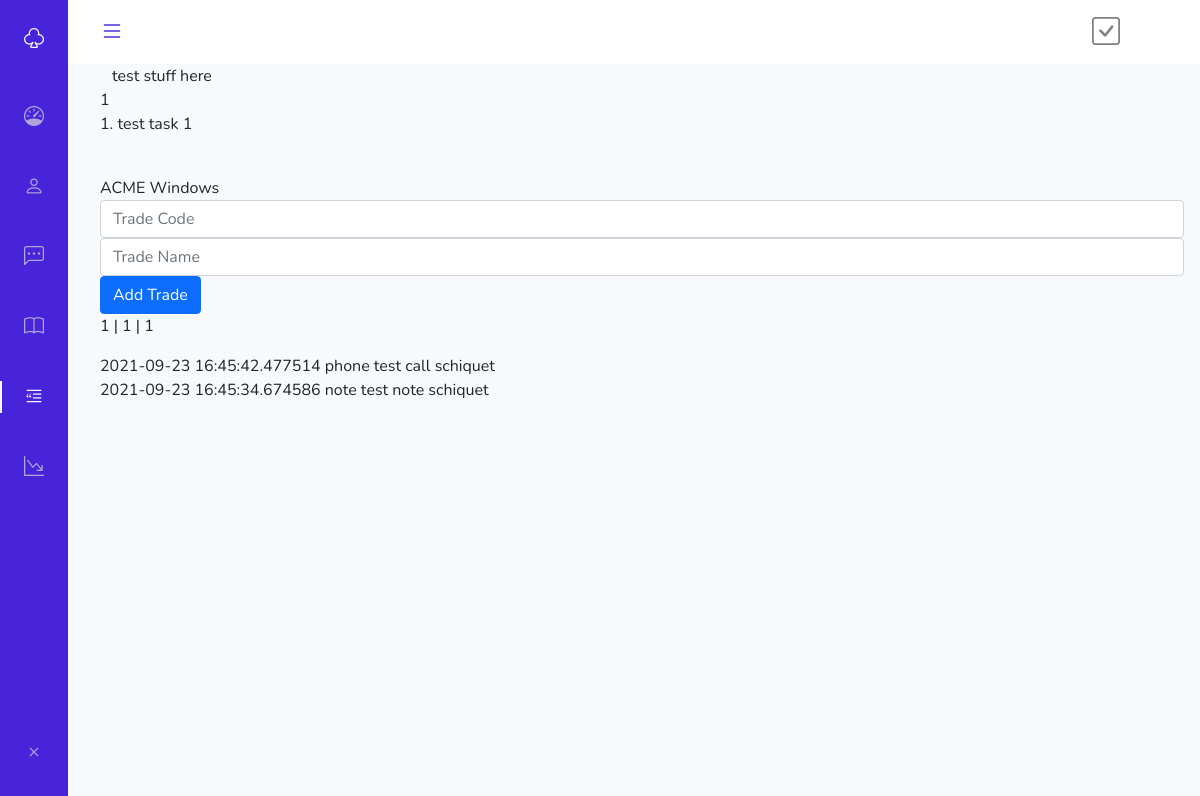
/testing, run on an earlier commit of the app's database.
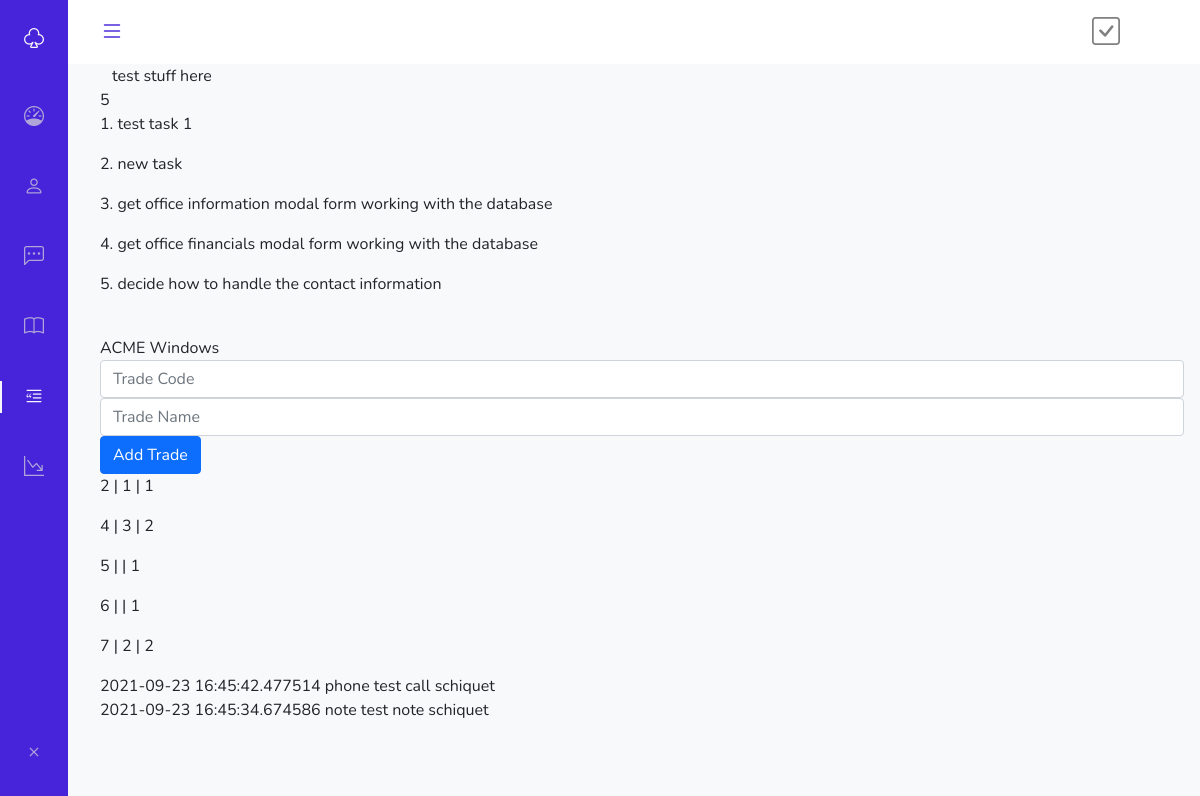
And on a later commit of the database.
### app.py (models this page shows, shortened)
class taskstable(db.Model):
    task_id = db.Column(db.Integer, primary_key=True)
    task_name = db.Column(db.String(200))
    userId = db.Column(db.Integer, default=1)
    done = db.Column(db.Integer, default=0)

class subcontractors(db.Model):
    subId = db.Column(db.Integer, primary_key=True)
    subName = db.Column(db.String(45))
    subAddress = db.Column(db.String(45))
    subPhone = db.Column(db.String(45))
    subFax = db.Column(db.String(45))
    subLabor = db.Column(db.String(45), default="Non-Union")
    subPreQual = db.Column(db.Integer, default=0)
    subPreQualAmount = db.Column(db.Integer, default=0)
    subAddress2 = db.Column(db.String(45))
    subCity = db.Column(db.String(45))
    subState = db.Column(db.String(45))
    subZip = db.Column(db.String(45))
    subDoesPrevailing = db.Column(db.Integer, default=0)
    notes = db.relationship('subnotes', backref='sub_Id', lazy=True)

class tradesublink(db.Model):
    tradesublinkID = db.Column(db.Integer, primary_key=True)
    tradeId = db.Column(db.Integer, ForeignKey("tradelist.tradeId"))
    subId = db.Column(db.Integer, ForeignKey("subcontractors.subId"))

class subnotes(db.Model):
    subNoteId = db.Column(db.Integer, primary_key=True)
    subId = db.Column(db.Integer, ForeignKey("subcontractors.subId"))
    subNote = db.Column(db.String(200))
    noteType = db.Column(db.String(45))
    userId = db.Column(db.Integer, ForeignKey("users.userId"))
    noteDateCreated = db.Column(db.DateTime, default=datetime.utcnow)

class users(db.Model):
    userId = db.Column(db.Integer, primary_key=True)
    userFirst = db.Column(db.String(45))
    userLast = db.Column(db.String(45))
    userEmail = db.Column(db.String(45))
    userUsername = db.Column(db.String(45))

### app.py (the view)
@app.route('/testing')
def testing():
    tasks = taskstable.query.all()
    tradesublinklist = tradesublink.query.all()
    clientInfo = subcontractors.query.filter_by(subId=1).first()
    subtradelist = db.session.query(tradelist, tradesublink).filter(tradesublink.subId==1).all()
    subNotes = subnotes.query.join(users).add_columns(users.userUsername, subnotes.noteDateCreated, subnotes.subNote, subnotes.noteType).filter(subnotes.subId==1).order_by(desc(subnotes.noteDateCreated)).all()
    return render_template('testing.html', tasks=tasks, clientInfo=clientInfo, subtradelist=subtradelist, sub1Notes=subNotes, tslinklist=tradesublinklist)

### templates/testing.html (shortened to what this page needs)
{% extends "base.html" %}
{% set active_page = 'testing' %}
{% set test_var = tasks|length %}
{% block content %}
<div class="container">
    <div class="row">
        <div class="col"><span>test stuff here</span></div>
    </div>
</div>
{{test_var}}
{% for item in tasks %}
    <p>{{item.task_id}}. {{item.task_name}}</p>
{% endfor %}
<br/>
{{clientInfo.subName}}
<br/>
<form name="addTrade" action="/addTrade" METHOD="post">
    <input type="text" class="form-control" name="tradeCode" placeholder="Trade Code">
    <input type="text" class="form-control" name="tradeName" placeholder="Trade Name">
    <button class="btn btn-primary" type="submit">Add Trade</button>
</form>
{% for i in tslinklist %}
<p>{{i.tradesublinkID}} | {{i.tradeId}} | {{i.subId}}</p>
{% endfor %}
{% for notes in sub1Notes %}
{{notes.noteDateCreated}} {{notes.noteType}} {{notes.subNote}} {{notes.userUsername}}<br>
{% endfor %}
{% endblock %}

### templates/base.html (shortened to what this page needs)
<!DOCTYPE html>
<html lang="en">
<head>
    <link rel="stylesheet" href="https://cdn.jsdelivr.net/npm/bootstrap-icons@1.5.0/font/bootstrap-icons.css">
    <link href="https://cdn.jsdelivr.net/npm/bootstrap@5.1.1/dist/css/bootstrap.min.css" rel="stylesheet">
    <link rel= "stylesheet" type= "text/css" href= "{{ url_for('static',filename='styles/theme-spec.css') }}">
</head>
<body id="body-pd" class="bg-light">
  <header class="header bg-white" id="header">
      <div class="header_toggle flex-grow-1"> <i class='bi-list' id="header-toggle"></i> </div>
      <div class="p-2"><a href="{{url_for('tasks')}}"><i class="bi bi-check-square" style="font-size: 1.75rem; color: gray;"></i></a></div>
      <div class="header_img"> <img src="https://i.imgur.com/hczKIze.jpg" alt=""> </div>
  </header>
  <div class="l-navbar" id="nav-bar">
      <nav class="nav">
          <div> <a href="#" class="nav_logo"> <i class='bi-suit-club nav_logo-icon'></i> <span class="nav_logo-name">Sub List</span> </a>
              <div class="nav_list">
                <a href="{{url_for('index')}}" class="nav_link {{'active' if active_page == 'index' else '' }}"> <i class='bi bi-speedometer nav_icon'></i> <span class="nav_name">Dashboard</span> </a>
                <a href="{{url_for('sublist')}}" class="nav_link {{'active' if active_page == 'sublist' else '' }}"> <i class='bi bi-person nav_icon'></i> <span class="nav_name">Subcontractors</span> </a>
                <a href="{{url_for('tasks')}}" class="nav_link {{'active' if active_page == 'tasks' else '' }}"> <i class='bi bi-chat-left-dots nav_icon'></i> <span class="nav_name">Tasks </span> </a>
                <a href="#" class="nav_link"> <i class='bi bi-book nav_icon'></i> <span class="nav_name">Bookmark</span> </a>
                <a href="{{url_for('testing')}}" class="nav_link {{'active' if active_page == 'testing' else '' }}""> <i class='bi bi-blockquote-left nav_icon'></i> <span class="nav_name">Files</span> </a>
                <a href="#" class="nav_link"> <i class='bi bi-graph-down nav_icon'></i> <span class="nav_name">Stats</span> </a> </div>
          </div>
          <a href="#" class="nav_link"> <i class='bi-x nav_icon'></i> <span class="nav_name">SignOut</span> </a>
      </nav>
  </div>
  <div class="height-100 bg-light">
      {% block content %}{% endblock %}
  </div>
</body>
</html>

### static/styles/theme-spec.css (style rules this page uses)
:root { --header-height: 3rem; --nav-width: 68px; --first-color: #4723D9; --first-color-light: #AFA5D9; --white-color: #F7F6FB; --body-font: 'Nunito', sans-serif; --normal-font-size: 1rem; --z-fixed: 100 }
body { position: relative; margin: var(--header-height) 0 0 0; padding: 0 1rem; font-family: var(--body-font); font-size: var(--normal-font-size); transition: .5s }
a { text-decoration: none }
.header { width: 100%; height: var(--header-height); position: fixed; top: 0; left: 0; display: flex; align-items: center; justify-content: space-between; padding: 0 1rem; background-color: var(--white-color); z-index: var(--z-fixed); transition: .5s }
.header_toggle { color: var(--first-color); font-size: 1.5rem; cursor: pointer }
.header_img { width: 35px; height: 35px; display: flex; justify-content: center; border-radius: 50%; overflow: hidden }
.header_img img { width: 40px }
.l-navbar { position: fixed; top: 0; left: -30%; width: var(--nav-width); height: 100vh; background-color: var(--first-color); padding: .5rem 1rem 0 0; transition: .5s; z-index: var(--z-fixed) }
.nav { height: 100%; display: flex; flex-direction: column; justify-content: space-between; overflow: hidden }
.nav_logo, .nav_link { display: grid; grid-template-columns: max-content max-content; align-items: center; column-gap: 1rem; padding: .5rem 0 .5rem 1.5rem }
.nav_logo { margin-bottom: 2rem }
.nav_logo-icon { font-size: 1.25rem; color: var(--white-color) }
.nav_link { position: relative; color: var(--first-color-light); margin-bottom: 1.5rem; transition: .3s }
.nav_icon { font-size: 1.25rem }
.active { color: var(--white-color) }
.active::before { content: ''; position: absolute; left: 0; width: 2px; height: 32px; background-color: var(--white-color) }
.height-100 { height: 100vh }
@media screen and (min-width: 768px) { body { margin: calc(var(--header-height) + 1rem) 0 0 0; padding-left: calc(var(--nav-width) + 2rem) } }
@media screen and (min-width: 768px) { .header { height: calc(var(--header-height) + 1rem); padding: 0 2rem 0 calc(var(--nav-width) + 2rem) } }
@media screen and (min-width: 768px) { .header_img { width: 40px; height: 40px } }
@media screen and (min-width: 768px) { .header_img img { width: 45px } }
@media screen and (min-width: 768px) { .l-navbar { left: 0; padding: 1rem 1rem 0 0 } }

What changed in the data, as far as the page shows it:
removed tradesublink: tradesublinkID "1", tradeId "1", subId "1"
added taskstable: task_id "2", task_name "new task"
added taskstable: task_id "3", task_name "get office information modal form working with the database"
added taskstable: task_id "4", task_name "get office financials modal form working with the database"
added taskstable: task_id "5", task_name "decide how to handle the contact information"
added tradesublink: tradesublinkID "2", tradeId "1", subId "1"
added tradesublink: tradesublinkID "4", tradeId "3", subId "2"
added tradesublink: tradesublinkID "5", subId "1"
added tradesublink: tradesublinkID "6", subId "1"
added tradesublink: tradesublinkID "7", tradeId "2", subId "2"
Also different on the page:
{{ test_var }}: "1" → "5"
